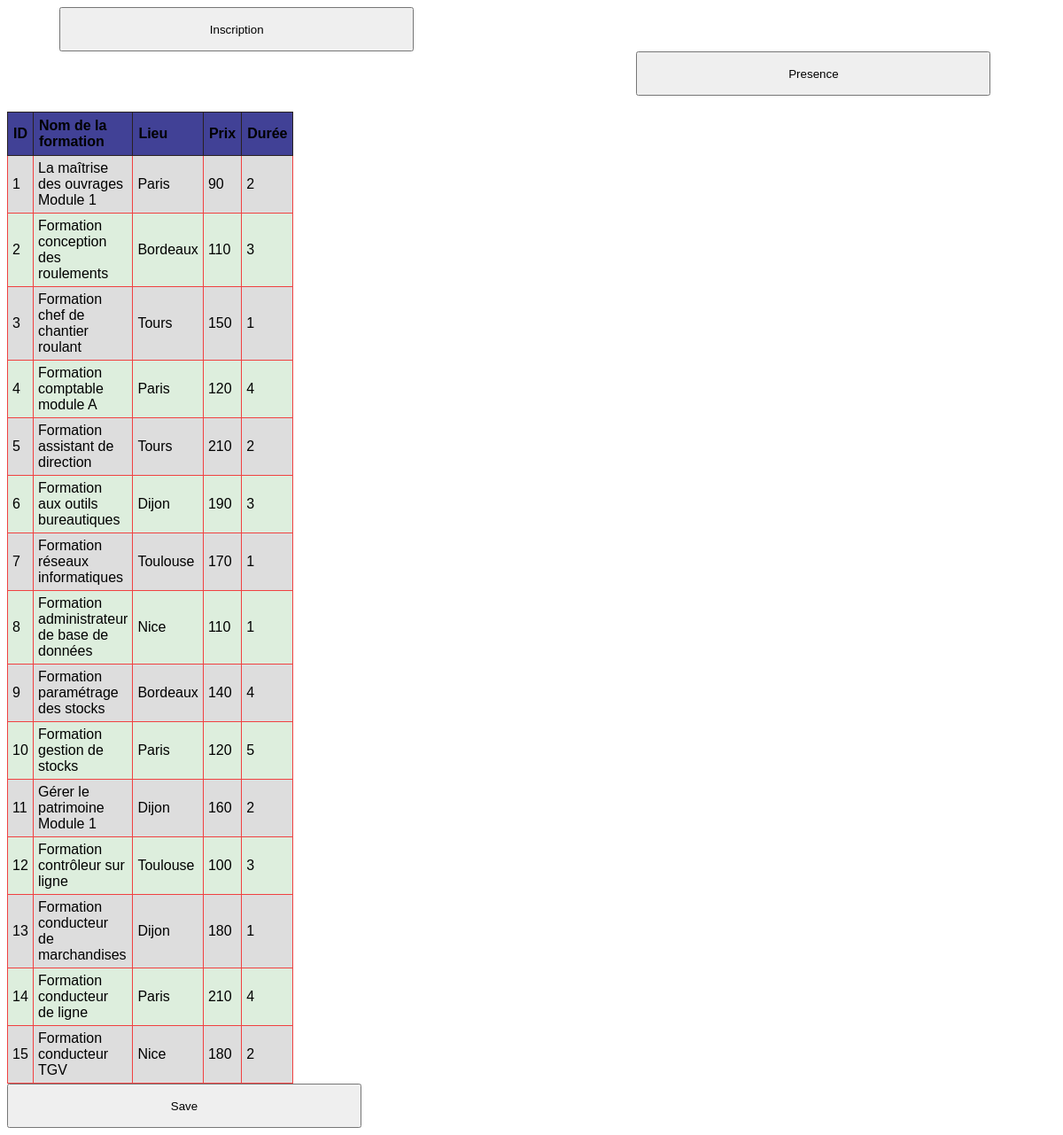
/PHP/index.php, run on the app's committed database.
### tables this page shows
CREATE TABLE `formation` (
  `idFormation` int(10) NOT NULL,
  `nomFormation` varchar(50) NOT NULL,
  `lieuFormation` varchar(30) NOT NULL,
  `prixFormation` int(10) NOT NULL,
  `dureeFormation` int(10) NOT NULL
);

### PHP/index.php (the view, shortened to what this page needs)
<!DOCTYPE html>
<html>
<head>
    <link rel="stylesheet" type="text/css" media="screen" href="../CSS/style.css" />
</head>
<body>
    <?php
        include 'cnx.php';
        $sql = $cnx->prepare("select idFormation,nomFormation,lieuFormation,prixFormation,dureeFOrmation
                              from formation");
        $sql->execute();
        echo "<input type='button' value='Inscription' style='margin-left:5%;width: 400px; height: 50px' onclick='showPresence(this.id)'>";
        echo "<input type='button' class='ok' value='Presence' style='margin-left:60%;width: 400px; height: 50px' onClick='inscrireAgent(this.id)' >";
        echo "<div class='container'>";
        echo "<div id='td' class='item'>";
        echo "<table id='table'>";
        echo "<br>";
        echo "<tr>";
        echo "<th>ID</th>";
        echo "<th>Nom de la formation</th>";
        echo "<th>Lieu</th>";
        echo "<th>Prix</th>";
        echo "<th>Durée</th>";
        echo "</tr>";
        foreach($sql-> fetchAll(PDO::FETCH_NUM) as $line){
            echo "<tr onClick='ligneTableau($(this));'>";
                echo "<td>" .$line[0]."</td>";
                echo "<td>" .$line[1]."</td>";
                echo "<td>" .$line[2]."</td>";
                echo "<td>" .$line[3]."</td>";
                echo "<td>" .$line[4]."</td>";
            echo "</tr>";
        }
        echo "</table>";
        echo "</div>";
        echo "<div id='divPresence' class='item'></div>";
        echo "</div>";
        echo "<input type='button' class='ok' value='Save' style='margin-left:center;width: 400px; height: 50px' onclick=''>";
    ?>
</body>
</html>

### CSS/style.css (style rules this page uses)
table { font-family: arial, sans-serif; border-collapse: collapse; width: 25%; }
td { border: 1px rgb(240, 65, 65) solid; padding: 5px; cursor: pointer; }
th { border: 1px solid #292121; text-align: left; padding: 6px; }
th { background-color: rgb(65, 65, 150); }
tr:nth-child(even) { background-color: #dddddd; }
tr:nth-child(odd) { background-color: #ddeedd; }
.container { display: flex; flex-direction: row; flex-wrap:nowrap; }
.item { flex-grow: 1; }

### data on the page
formation: idFormation "1", nomFormation "La maîtrise des ouvrages Module 1", lieuFormation "Paris", prixFormation "90", dureeFormation "2"
formation: idFormation "2", nomFormation "Formation conception des roulements", lieuFormation "Bordeaux", prixFormation "110", dureeFormation "3"
formation: idFormation "3", nomFormation "Formation chef de chantier roulant", lieuFormation "Tours", prixFormation "150", dureeFormation "1"
formation: idFormation "4", nomFormation "Formation comptable module A", lieuFormation "Paris", prixFormation "120", dureeFormation "4"
formation: idFormation "5", nomFormation "Formation assistant de direction", lieuFormation "Tours", prixFormation "210", dureeFormation "2"
formation: idFormation "6", nomFormation "Formation aux outils bureautiques", lieuFormation "Dijon", prixFormation "190", dureeFormation "3"
formation: idFormation "7", nomFormation "Formation réseaux informatiques", lieuFormation "Toulouse", prixFormation "170", dureeFormation "1"
formation: idFormation "8", nomFormation "Formation administrateur de base de données", lieuFormation "Nice", prixFormation "110", dureeFormation "1"
formation: idFormation "9", nomFormation "Formation paramétrage des stocks", lieuFormation "Bordeaux", prixFormation "140", dureeFormation "4"
formation: idFormation "10", nomFormation "Formation gestion de stocks", lieuFormation "Paris", prixFormation "120", dureeFormation "5"
formation: idFormation "11", nomFormation "Gérer le patrimoine Module 1", lieuFormation "Dijon", prixFormation "160", dureeFormation "2"
formation: idFormation "12", nomFormation "Formation contrôleur sur ligne", lieuFormation "Toulouse", prixFormation "100", dureeFormation "3"
formation: idFormation "13", nomFormation "Formation conducteur de marchandises", lieuFormation "Dijon", prixFormation "180", dureeFormation "1"
formation: idFormation "14", nomFormation "Formation conducteur de ligne", lieuFormation "Paris", prixFormation "210", dureeFormation "4"
formation: idFormation "15", nomFormation "Formation conducteur TGV", lieuFormation "Nice", prixFormation "180", dureeFormation "2"
